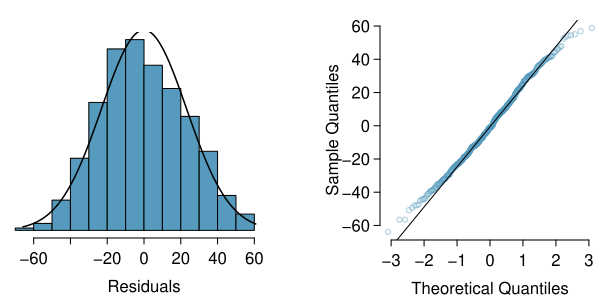

This chart was generated by the following R code:
library(openintro)
data(COL)

NormalHist <- function(obs, hold, M, SD, col) {
  plot(0, 0,
       type = 'n',
       xlab = 'Residuals',
       ylab = '',
       axes = FALSE,
       main = '',
       xlim = M + c(-3, 3) * SD,
       ylim = c(0, max(hold$density)))
  for (i in 1:length(hold$counts)) {
    rect(hold$breaks[i], 0,
         hold$breaks[i + 1], hold$density[i],
         col = col)
  }
  axis(1)
  x <- seq(min(obs) - 2, max(obs) + 2, 0.01)
  y <- dnorm(x, M, SD)
  lines(x, y, lwd = 1.5)
}

# source("famussHeightWeightHelpers.R")

obs = residuals(lm(RFFT ~ Statin + Age, data=statins.samp))
hold <- hist(obs, plot = FALSE)

myPDF("statinAgeResidNormPlot.pdf", 6, 3,
      mfrow = c(1, 2),
      mgp = c(1.9, 0.5, 0),
      mar = c(3, 0.2, 1.5, 0.8) + 0.1)
NormalHist(obs, hold, 
           mean(obs), 
           sd(obs),
           COL[1])

par(mar = c(3,4,1,0))

qqnorm(obs,
       cex = 0.7,
       main = '',
       axes = FALSE,
       ylab = "Sample Quantiles",
       col = COL[1,3])
axis(1)
axis(2)
qqline(obs)

dev.off()
